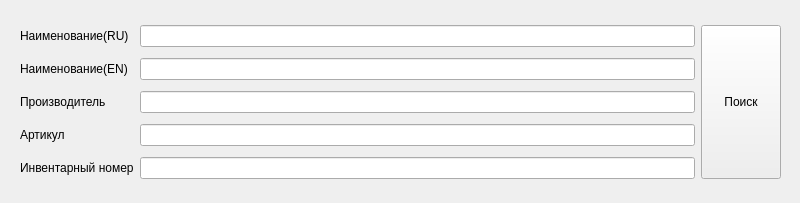
<?xml version="1.0" encoding="UTF-8"?>
<ui version="4.0">
 <class>search</class>
 <widget class="QMainWindow" name="search">
  <property name="geometry">
   <rect>
    <x>0</x>
    <y>0</y>
    <width>800</width>
    <height>203</height>
   </rect>
  </property>
  <property name="windowTitle">
   <string>MainWindow</string>
  </property>
  <widget class="QWidget" name="centralwidget">
   <widget class="QWidget" name="">
    <property name="geometry">
     <rect>
      <x>20</x>
      <y>20</y>
      <width>761</width>
      <height>168</height>
     </rect>
    </property>
    <layout class="QGridLayout" name="gridLayout">
     <item row="0" column="2" rowspan="5">
      <widget class="QPushButton" name="search_btn">
       <property name="enabled">
        <bool>true</bool>
       </property>
       <property name="sizePolicy">
        <sizepolicy hsizetype="Minimum" vsizetype="Preferred">
         <horstretch>0</horstretch>
         <verstretch>0</verstretch>
        </sizepolicy>
       </property>
       <property name="text">
        <string>Поиск</string>
       </property>
      </widget>
     </item>
     <item row="0" column="0">
      <widget class="QLabel" name="label">
       <property name="text">
        <string>Наименование(RU)</string>
       </property>
      </widget>
     </item>
     <item row="4" column="0">
      <widget class="QLabel" name="label_5">
       <property name="text">
        <string>Инвентарный номер</string>
       </property>
      </widget>
     </item>
     <item row="1" column="1">
      <widget class="QLineEdit" name="name_en"/>
     </item>
     <item row="0" column="1">
      <widget class="QLineEdit" name="name_ru"/>
     </item>
     <item row="3" column="0">
      <widget class="QLabel" name="label_4">
       <property name="text">
        <string>Артикул</string>
       </property>
      </widget>
     </item>
     <item row="2" column="0">
      <widget class="QLabel" name="label_3">
       <property name="text">
        <string>Производитель</string>
       </property>
      </widget>
     </item>
     <item row="3" column="1">
      <widget class="QLineEdit" name="part_num"/>
     </item>
     <item row="4" column="1">
      <widget class="QLineEdit" name="invent_num"/>
     </item>
     <item row="1" column="0">
      <widget class="QLabel" name="label_2">
       <property name="text">
        <string>Наименование(EN)</string>
       </property>
      </widget>
     </item>
     <item row="2" column="1">
      <widget class="QLineEdit" name="manufacturer"/>
     </item>
    </layout>
   </widget>
  </widget>
 </widget>
 <resources/>
 <connections/>
</ui>
